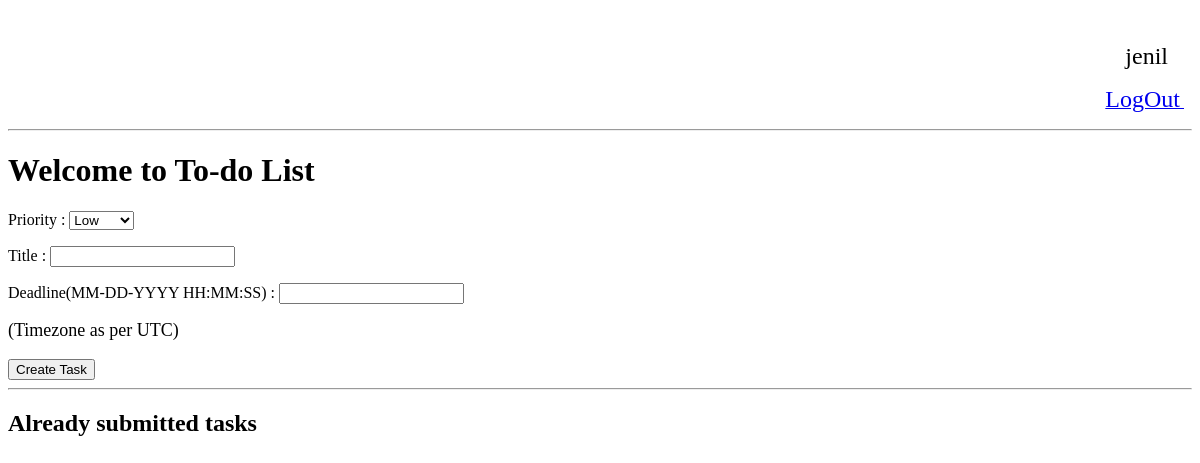
/ (signed in), run on an earlier commit of the app's database.
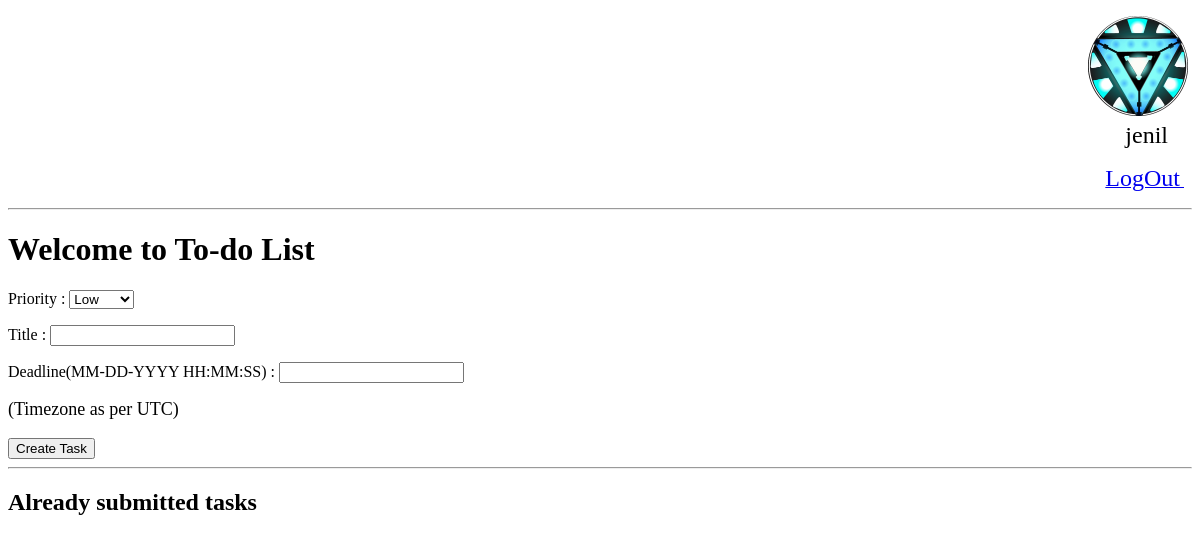
And on a later commit of the database.
### task0/models.py (models this page shows, shortened)
class NewUser(AbstractUser):
    username = models.CharField(max_length = 10, unique = True)
    email = models.EmailField(_('email address'), unique = True)
    phone_no = models.CharField(max_length = 10)
    profile_pic = models.ImageField(blank=True, default = 'arcreactor.png')
    REQUIRED_FIELDS = ['email', 'first_name', 'last_name']
    objects = CustomUserManager()

### task0/views.py (the view)
# urls.py: path('', views.index,name='list'),
@login_required(login_url = 'login')
def index(request):
    tasks = request.user.task_set.all()
    for task in tasks:
    	task.duechecker()
    form = TaskForm(request.POST)
    form.instance.user = request.user
    if form.is_valid():
        form.save()
        return redirect('/')
    context = {'tasks':tasks,'form':form}
    return render(request,'list.html',context)

### task0/forms.py
class TaskForm(forms.ModelForm):
    title = forms.CharField(max_length = 100)
    class Meta:
        model = Task
        fields = ['priority','title','complete','due']

### task0/templates/list.html (shortened to what this page needs)
<!DOCTYPE html>
<p align = "right">
{% if request.user.profile_pic %}
    <img height="100" src="{{user.profile_pic.url}}" alt="profile photo">&nbsp;
{% endif %}<font size="5"><br>
    {{user.username}} &nbsp; &nbsp;</font>
</p>
<p align = "right"><a href="logout" >
<font size="5">
    LogOut</font>
</a>
</p>
<hr>
<h1>Welcome to To-do List</h1>
<form method="POST" action="/">
    <p> Priority : {{form.priority}}</p>
    <p> Title : {{form.title}}</p>
    <p> Deadline(MM-DD-YYYY HH:MM:SS) : {{form.due}}</p>
    <font size = "4"> (Timezone as per UTC) </font><br><br>
    <input type="submit" value="Create Task">
</form>
<hr>
<h2>Already submitted tasks</h2>

What changed in the data, as far as the page shows it:
changed NewUser "jenil": profile_pic: picture added
